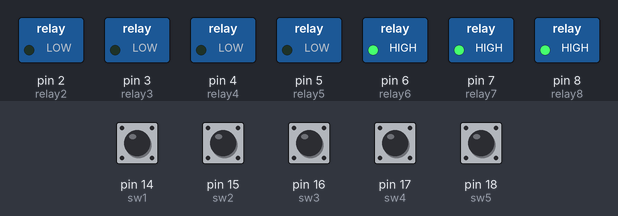
The sketch below on a simulated Arduino Uno, built with avr-gcc and run on an emulated ATmega328P. On the bench: switched loads named in the sketch (green lamp = pin HIGH). Inputs (shaded band) come from the test bench; at power-on: pin 14 (sw1), pin 15 (sw2), pin 16 (sw3), pin 17 (sw4), pin 18 (sw5) LOW. Pins used as bus, display or sensor lines are not drawn.

Above: at 1.2 s.
1.3 s: pin 15 (sw2) pulled HIGH for 0.15 s
At 1.37 s:
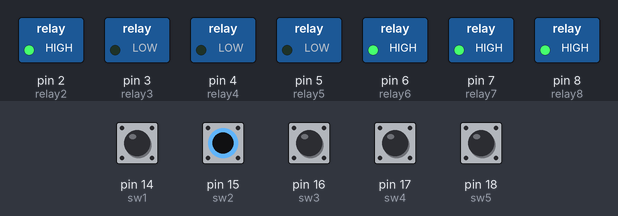
2.9 s: pin 16 (sw3) pulled HIGH for 0.15 s
At 2.97 s:
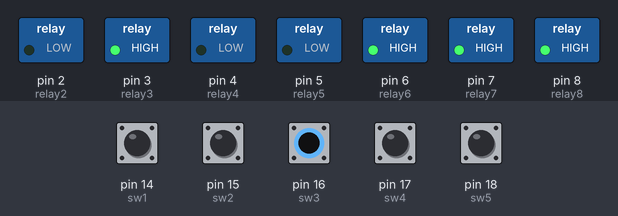
4.5 s: pin 17 (sw4) pulled HIGH for 0.15 s
At 4.57 s:
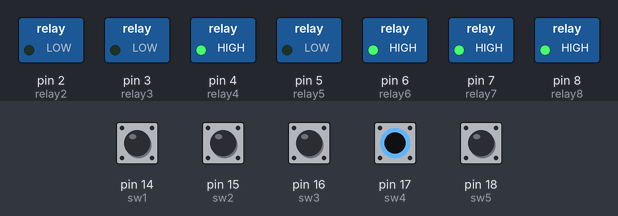
6.1 s: pin 18 (sw5) pulled HIGH for 0.15 s
At 6.17 s:
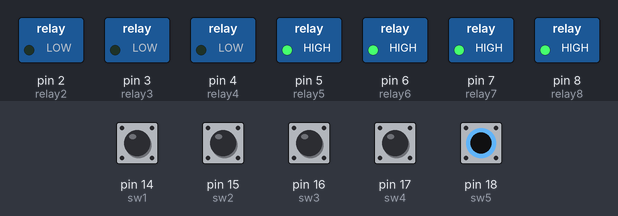
7.7 s: pin 15 (sw2) driven HIGH and pin 16 (sw3) driven HIGH
At 8.6 s:
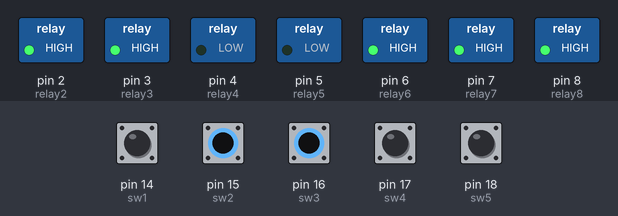
9.2 s: pin 17 (sw4) pulled HIGH for 1 s
At 9.8 s:
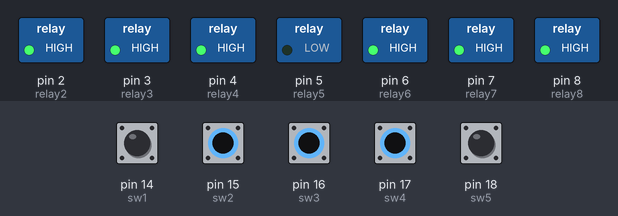
Timing chart, 0 to 12.2 s (numbered marks = the images above; inputs shaded):
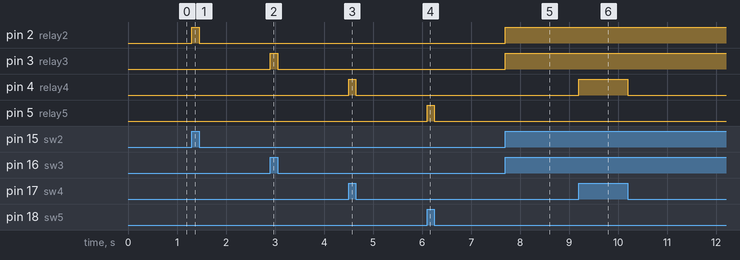

Measured:
- after the input at 1.3 s, pin 2 (relay2): LOW → HIGH at once, → LOW 0.15 s later
- after the input at 2.9 s, pin 3 (relay3): LOW → HIGH at once, → LOW 0.15 s later
- after the input at 4.5 s, pin 4 (relay4): LOW → HIGH at once, → LOW 0.15 s later
- after the input at 6.1 s, pin 5 (relay5): LOW → HIGH at once, → LOW 0.15 s later
- after the input at 7.7 s, pin 2 (relay2), pin 3 (relay3): LOW → HIGH at once
- after the input at 9.2 s, pin 4 (relay4): LOW → HIGH at once, → LOW 1.0 s later

The sketch:

8-Channel_Relay_2.ino
```cpp
/*
Please note as I have used the android app you told , the string inputs are taken as
A,B,C,D,E,F,G and a,b,c,d,e,f,g.
I have also written code for voice on and off which has all on and all off function
but since the android app we are using dosent have such key so i didnt took them
*/
String inputs;
#define relay1 1 //Connect relay1 to pin 9
#define relay2 2 //Connect relay2 to pin 8
#define relay3 3 //Connect relay3 to pin 7
#define relay4 4 //Connect relay4 to pin 6
#define relay5 5 //Connect relay5 to pin 5
#define relay6 6 //Connect relay6 to pin 4
#define relay7 7 //Connect relay7 to pin 3
#define relay8 8 //Connect relay8 to pin 2
#define sw1 14
#define sw2 15
#define sw3 16
#define sw4 17
#define sw5 18
int button1;
int button2;
int button3;
int button4;
int button5;
void setup()
{
Serial.begin(9600); //Set rate for communicating with phone
pinMode(relay1, OUTPUT); //Set relay1 as an output
pinMode(relay2, OUTPUT); //Set relay2 as an output
pinMode(relay3, OUTPUT); //Set relay1 as an output
pinMode(relay4, OUTPUT); //Set relay2 as an output
pinMode(relay5, OUTPUT); //Set relay1 as an output
pinMode(relay6, OUTPUT); //Set relay2 as an output
pinMode(relay7, OUTPUT); //Set relay1 as an output
pinMode(relay8, OUTPUT); //Set relay2 as an output
pinMode(sw1, INPUT);
pinMode(sw2, INPUT);
pinMode(sw3, INPUT);
pinMode(sw4, INPUT);
pinMode(sw5, INPUT);
digitalWrite(relay1, HIGH); //Switch relay1 off
digitalWrite(relay2, HIGH); //Swtich relay2 off
digitalWrite(relay3, HIGH); //Switch relay1 off
digitalWrite(relay4, HIGH); //Swtich relay2 off
digitalWrite(relay5, HIGH); //Switch relay1 off
digitalWrite(relay6, HIGH); //Swtich relay2 off
digitalWrite(relay7, HIGH); //Switch relay1 off
digitalWrite(relay8, HIGH); //Swtich relay2 off
}
void loop()
{
 button1=digitalRead(sw1);
 if(button1==HIGH){
  digitalWrite(relay1, HIGH);

 }else{
digitalWrite(relay1, LOW);
 }
 button2=digitalRead(sw2);
 if(button2==HIGH){
  digitalWrite(relay2, HIGH);

 }else{
digitalWrite(relay2, LOW);
 }
  button3=digitalRead(sw3);
 if(button3==HIGH){
  digitalWrite(relay3, HIGH);

 }else{
digitalWrite(relay3, LOW);
 }
  button4=digitalRead(sw4);
 if(button4==HIGH){
  digitalWrite(relay4, HIGH);

 }else{
digitalWrite(relay4, LOW);
 }
  button5=digitalRead(sw5);
 if(button5==HIGH){
  digitalWrite(relay5, HIGH);

 }else{
digitalWrite(relay5, LOW);
 }
}
```
